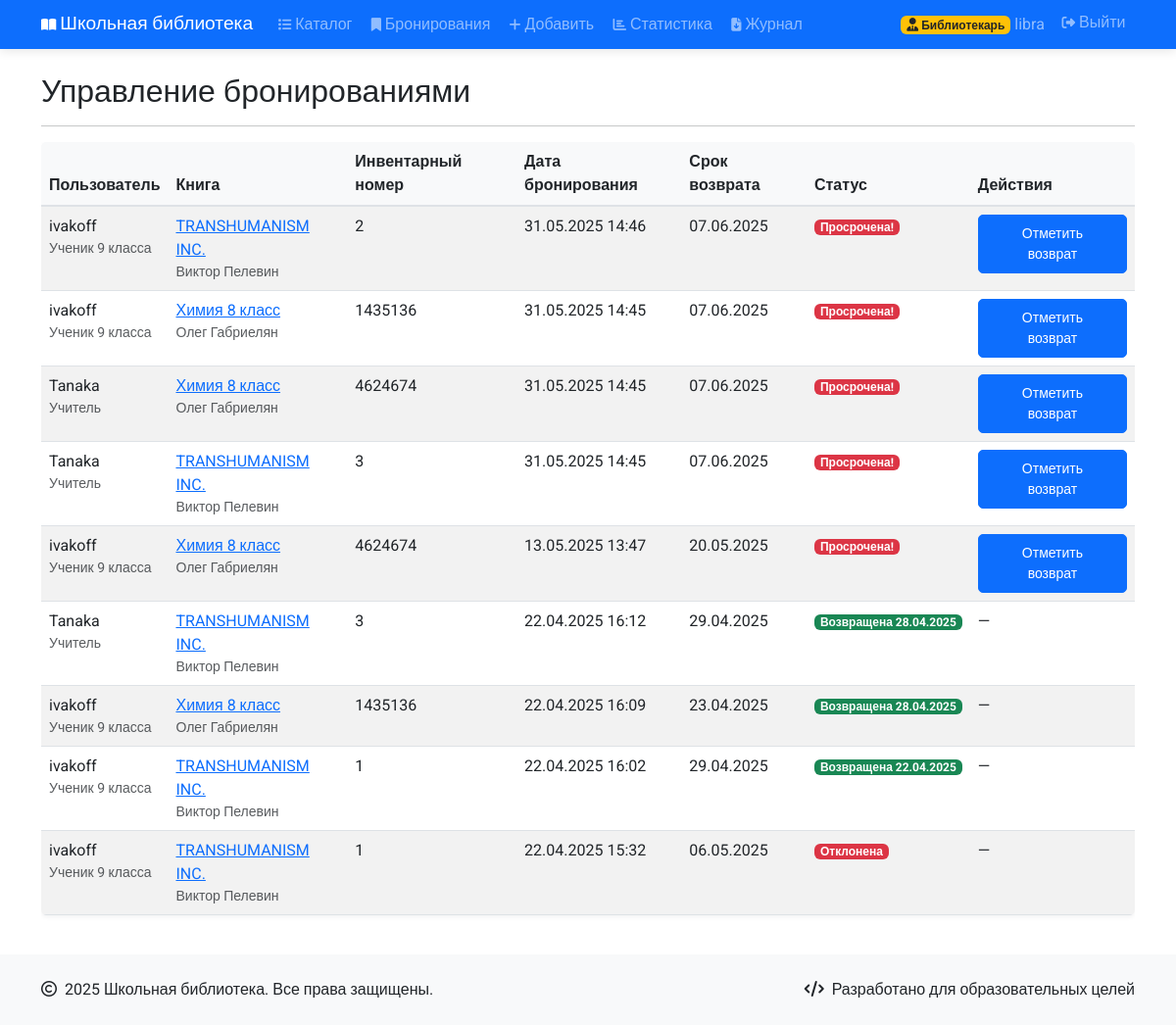
The app's page /library/reservations/ (signed in) with its own data.
### library/models.py (models this page shows, shortened)
class CustomUser(AbstractUser):
    USER_TYPE_CHOICES = (
        ('student', 'Ученик'),
        ('teacher', 'Учитель'),
        ('librarian', 'Библиотекарь'),
    )
    user_type = models.CharField(max_length=10, choices=USER_TYPE_CHOICES)
    grade = models.IntegerField(null=True, blank=True)
    identification_document = models.OneToOneField(
        IdentificationDocument,
        on_delete=models.SET_NULL,
        null=True,
        blank=True,
        verbose_name="Удостоверение"
    )

class Reservation(models.Model):
    STATUS_CHOICES = (
        ('pending', 'На рассмотрении'),
        ('approved', 'Одобрено'),
        ('rejected', 'Отклонено'),
        ('returned', 'Возвращено'),
    )
    user = models.ForeignKey(CustomUser, on_delete=models.CASCADE, verbose_name="Пользователь")
    book_copy = models.ForeignKey(BookCopy, on_delete=models.CASCADE, verbose_name="Экземпляр книги")
    reserved_at = models.DateTimeField(auto_now_add=True, verbose_name="Дата бронирования")
    due_date = models.DateField(verbose_name="Срок возврата")
    returned_at = models.DateTimeField(null=True, blank=True, verbose_name="Дата возврата")
    status = models.CharField(max_length=10, choices=STATUS_CHOICES, default='pending', verbose_name="Статус бронирования")
    class Meta:
        verbose_name = "Бронирование"
        verbose_name_plural = "Бронирования"
        ordering = ['-reserved_at']

class BookCopy(models.Model):
    book = models.ForeignKey(Book, on_delete=models.CASCADE, related_name="copies", verbose_name="Книга")
    inventory_number = models.CharField(max_length=50, unique=True, verbose_name="Инвентарный номер")
    is_available = models.BooleanField(default=True, verbose_name="Доступна")
    class Meta:
        verbose_name = "Экземпляр книги"
        verbose_name_plural = "Экземпляры книг"

class Book(models.Model):
    title = models.CharField(max_length=200, verbose_name="Название книги")
    author = models.ForeignKey(Author, on_delete=models.CASCADE, verbose_name="Автор")
    subject = models.ForeignKey(Subject, on_delete=models.CASCADE, verbose_name="Предмет")
    grade = models.IntegerField(verbose_name="Класс")
    book_file = models.FileField(
        upload_to=f'{settings.BOOKS_DIR}/%Y/%m/',
        validators=[FileExtensionValidator(allowed_extensions=settings.ALLOWED_BOOK_FORMATS)],
        verbose_name="Файл книги",
        null=True,
        blank=True
    )
    cover = models.ImageField(
        upload_to=f'{settings.COVERS_DIR}/%Y/%m/',
        validators=[FileExtensionValidator(allowed_extensions=settings.ALLOWED_IMAGE_FORMATS)],
        verbose_name="Обложка книги",
        null=True,
        blank=True
    )
    excerpt = models.FileField(
        upload_to=f'{settings.EXCERPTS_DIR}/%Y/%m/',
        validators=[FileExtensionValidator(allowed_extensions=['pdf'])],
        verbose_name="Отрывок книги",
        null=True,
        blank=True
    )
    created_at = models.DateTimeField(auto_now_add=True, verbose_name="Дата добавления")
    updated_at = models.DateTimeField(auto_now=True, verbose_name="Дата обновления")
    class Meta:
        verbose_name = "Книга"
        verbose_name_plural = "Книги"
        ordering = ['-created_at']

class Author(models.Model):
    name = models.CharField(max_length=200, verbose_name="Имя автора")
    class Meta:
        verbose_name = "Автор"
        verbose_name_plural = "Авторы"

### library/views.py (the view)
# urls.py: path('reservations/', views.reservation_list, name='reservation-list'),
@login_required
@user_passes_test(is_librarian)
def reservation_list(request):
    reservations = Reservation.objects.select_related('user', 'book_copy__book').all()
    today = timezone.now().date()
    return render(request, 'library/reservation_list.html', {
        'reservations': reservations,
        'today': today
    })

### library/views.py (called while the page is built)
def is_librarian(user):
    return user.is_authenticated and user.user_type == 'librarian'

### templates/library/reservation_list.html (shortened to what this page needs)
{% extends 'base.html' %}
{% block content %}
<div class="row">
    <div class="col-md-12">
        <h2>Управление бронированиями</h2>
        <hr>
        {% if reservations %}
            <div class="table-responsive">
                <table class="table table-striped table-hover">
                    <thead class="table-light">
                        <tr>
                            <th>Пользователь</th>
                            <th>Книга</th>
                            <th>Инвентарный номер</th>
                            <th>Дата бронирования</th>
                            <th>Срок возврата</th>
                            <th>Статус</th>
                            <th>Действия</th>
                        </tr>
                    </thead>
                    <tbody>
                        {% for reservation in reservations %}
                            <tr>
                                <td>
                                    {{ reservation.user.username }}
                                    <div class="small text-muted">
                                        {% if reservation.user.user_type == 'student' %}
                                            Ученик {{ reservation.user.grade }} класса
                                        {% elif reservation.user.user_type == 'teacher' %}
                                            Учитель
                                        {% else %}
                                            Библиотекарь
                                        {% endif %}
                                    </div>
                                </td>
                                <td>
                                    <a href="{% url 'book-detail' reservation.book_copy.book.id %}">
                                        {{ reservation.book_copy.book.title }}
                                    </a>
                                    <div class="text-muted small">{{ reservation.book_copy.book.author.name }}</div>
                                </td>
                                <td>{{ reservation.book_copy.inventory_number }}</td>
                                <td>{{ reservation.reserved_at|date:"d.m.Y H:i" }}</td>
                                <td>{{ reservation.due_date|date:"d.m.Y" }}</td>
                                <td>
                                    {% if reservation.status == 'returned' %}
                                        <span class="badge bg-success">Возвращена {{ reservation.returned_at|date:"d.m.Y" }}</span>
                                    {% elif reservation.status == 'rejected' %}
                                        <span class="badge bg-danger">Отклонена</span>
                                    {% elif reservation.status == 'pending' %}
                                        <span class="badge bg-warning text-dark">На рассмотрении</span>
                                    {% elif reservation.status == 'approved' %}
                                        {% if reservation.due_date < today %}
                                            <span class="badge bg-danger">Просрочена!</span>
                                        {% else %}
                                            <span class="badge bg-info">Активна</span>
                                        {% endif %}
                                    {% endif %}
                                </td>
                                <td>
                                    {% if reservation.status == 'pending' %}
                                        <div class="btn-group" role="group">
                                            <form method="post" action="{% url 'approve-reservation' reservation.id %}" class="me-1">
                                                {% csrf_token %}
                                                <button type="submit" class="btn btn-sm btn-success">Одобрить</button>
                                            </form>
                                            <form method="post" action="{% url 'reject-reservation' reservation.id %}">
                                                {% csrf_token %}
                                                <button type="submit" class="btn btn-sm btn-danger">Отклонить</button>
                                            </form>
                                        </div>
                                    {% elif reservation.status == 'approved' and not reservation.returned_at %}
                                        <form method="post" action="{% url 'return-book' reservation.id %}">
                                            <button type="submit" class="btn btn-sm btn-primary">Отметить возврат</button>
                                        </form>
                                    {% else %}
                                        &mdash;
                                    {% endif %}
                                </td>
                            </tr>
                        {% endfor %}
                    </tbody>
                </table>
            </div>
        {% else %}
            <div class="alert alert-info">
                <p>Нет активных бронирований.</p>
            </div>
        {% endif %}
    </div>
</div>
{% endblock %}

### templates/base.html (shortened to what this page needs)
{% load static %}
<!DOCTYPE html>
<html lang="ru">
<head>
    <link href="https://cdn.jsdelivr.net/npm/bootstrap@5.3.0-alpha1/dist/css/bootstrap.min.css" rel="stylesheet">
    <link href="https://cdnjs.cloudflare.com/ajax/libs/font-awesome/6.4.0/css/all.min.css" rel="stylesheet">
    <link rel="stylesheet" href="{% static 'css/custom.css' %}">
</head>
<body>
    <nav class="navbar navbar-expand-lg navbar-dark bg-primary">
        <div class="container">
            <a class="navbar-brand" href="{% url 'index' %}">
                <i class="fas fa-book-open me-1"></i>Школьная библиотека
            </a>
            <div class="collapse navbar-collapse" id="navbarNav">
                <ul class="navbar-nav me-auto">
                    <li class="nav-item">
                        <a class="nav-link" href="{% url 'book-list' %}">
                            <i class="fas fa-list me-1"></i>Каталог
                        </a>
                    </li>
                    {% if user.is_authenticated %}
                        {% if user.user_type == 'librarian' %}
                            <li class="nav-item">
                                <a class="nav-link" href="{% url 'reservation-list' %}">
                                    <i class="fas fa-bookmark me-1"></i>Бронирования
                                </a>
                            </li>
                            <li class="nav-item">
                                <a class="nav-link" href="{% url 'book-create' %}">
                                    <i class="fas fa-plus me-1"></i>Добавить
                                </a>
                            </li>
                            <li class="nav-item">
                                <a class="nav-link" href="{% url 'borrowing-stats' %}">
                                    <i class="fas fa-chart-bar me-1"></i>Статистика
                                </a>
                            </li>
                            <li class="nav-item">
                                <a class="nav-link" href="{% url 'download-logs' %}">
                                    <i class="fas fa-file-download me-1"></i>Журнал
                                </a>
                            </li>
                        {% else %}
                            <li class="nav-item">
                                <a class="nav-link" href="{% url 'my-reservations' %}">
                                    <i class="fas fa-bookmark me-1"></i>Мои бронирования
                                </a>
                            </li>
                        {% endif %}
                    {% endif %}
                </ul>
                <div class="navbar-nav">
                    {% if user.is_authenticated %}
                        <span class="navbar-text me-2">
                            {% if user.user_type == 'librarian' %}
                                <span class="badge bg-warning text-dark">
                                    <i class="fas fa-user-tie"></i> Библиотекарь
                                </span>
                            {% elif user.user_type == 'teacher' %}
                                <span class="badge bg-info">
                                    <i class="fas fa-chalkboard-teacher"></i> Учитель
                                </span>
                            {% else %}
                                <span class="badge bg-secondary">
                                    <i class="fas fa-user-graduate"></i> Ученик
                                </span>
                            {% endif %}
                            {{ user.username }}
                        </span>
                        <form action="{% url 'logout' %}" method="post" style="display: inline;">
                            <button type="submit" class="nav-link" style="background: none; border: none; cursor: pointer; padding: 0;">
                            <i class="fas fa-sign-out-alt"></i> Выйти
                            </button>
                        </form>
                    {% endif %}
                </div>
            </div>
        </div>
    </nav>
    <main class="container py-4">
        {% block content %}{% endblock %}
    </main>
    <footer class="bg-light py-4">
        <div class="container">
            <div class="row">
                <div class="col-md-6">
                    <p class="mb-0"><i class="far fa-copyright me-2"></i>2025 Школьная библиотека. Все права защищены.</p>
                </div>
                <div class="col-md-6 text-md-end">
                    <p class="mb-0"><i class="fas fa-code me-2"></i>Разработано для образовательных целей</p>
                </div>
            </div>
        </div>
    </footer>
</body>
</html>

### static/css/custom.css (style rules this page uses)
html, body { height: 100%; margin: 0; }
body { font-family: 'Roboto', sans-serif; min-height: 100vh; display: flex; flex-direction: column; }
main.container { flex: 1 0 auto; padding-bottom: 2rem; }
footer { padding: 1rem; background-color: #f8f9fa; margin-top: auto; }
.navbar { padding: 0.3rem 0.5rem; box-shadow: 0 2px 10px rgba(0, 0, 0, 0.1); }
.navbar-brand { font-size: 1.2rem; font-weight: 500; }
.navbar .nav-link { font-size: 1rem; padding: 0.4rem 0.6rem !important; }
.navbar .fas, .navbar .far { font-size: 0.85rem; }
.navbar-text { font-size: 1rem; }
.badge { font-size: 75%; padding: 0.2em 0.5em; }
.btn { border-radius: 5px; padding: 0.5rem 1.25rem; font-weight: 500; transition: all 0.2s; }
.btn-primary { background-color: #0d6efd; border-color: #0d6efd; }
.table { background-color: white; box-shadow: 0 2px 5px rgba(0, 0, 0, 0.05); border-radius: 5px; overflow: hidden; }
.table thead th { background-color: #f8f9fa; border-bottom: 2px solid #dee2e6; font-weight: 600; color: #212529; }

### records on screen
CustomUser: username "libra"
Reservation: user.username "ivakoff", user.grade "9", book_copy.book "TRANSHUMANISM INC.", book_copy.book.author.name "Виктор Пелевин", book_copy.inventory_number "2", reserved_at "31.05.2025 14:46", due_date "07.06.2025", status "Просрочена!"
Reservation: user.username "ivakoff", user.grade "9", book_copy.book "Химия 8 класс", book_copy.book.author.name "Олег Габриелян", book_copy.inventory_number "1435136", reserved_at "31.05.2025 14:45", due_date "07.06.2025", status "Просрочена!"
Reservation: user.username "Tanaka", shows "Учитель", book_copy.book "Химия 8 класс", book_copy.book.author.name "Олег Габриелян", book_copy.inventory_number "4624674", reserved_at "31.05.2025 14:45", due_date "07.06.2025", status "Просрочена!"
Reservation: user.username "Tanaka", shows "Учитель", book_copy.book "TRANSHUMANISM INC.", book_copy.book.author.name "Виктор Пелевин", book_copy.inventory_number "3", reserved_at "31.05.2025 14:45", due_date "07.06.2025", status "Просрочена!"
Reservation: user.username "ivakoff", user.grade "9", book_copy.book "Химия 8 класс", book_copy.book.author.name "Олег Габриелян", book_copy.inventory_number "4624674", reserved_at "13.05.2025 13:47", due_date "20.05.2025", status "Просрочена!"
Reservation: user.username "Tanaka", shows "Учитель", book_copy.book "TRANSHUMANISM INC.", book_copy.book.author.name "Виктор Пелевин", book_copy.inventory_number "3", reserved_at "22.04.2025 16:12", due_date "29.04.2025", returned_at "28.04.2025"
Reservation: user.username "ivakoff", user.grade "9", book_copy.book "Химия 8 класс", book_copy.book.author.name "Олег Габриелян", book_copy.inventory_number "1435136", reserved_at "22.04.2025 16:09", due_date "23.04.2025", returned_at "28.04.2025"
Reservation: user.username "ivakoff", user.grade "9", book_copy.book "TRANSHUMANISM INC.", book_copy.book.author.name "Виктор Пелевин", book_copy.inventory_number "1", reserved_at "22.04.2025 16:02", due_date "29.04.2025", returned_at "22.04.2025"
Reservation: user.username "ivakoff", user.grade "9", book_copy.book "TRANSHUMANISM INC.", book_copy.book.author.name "Виктор Пелевин", book_copy.inventory_number "1", reserved_at "22.04.2025 15:32", due_date "06.05.2025", status "Отклонена"
